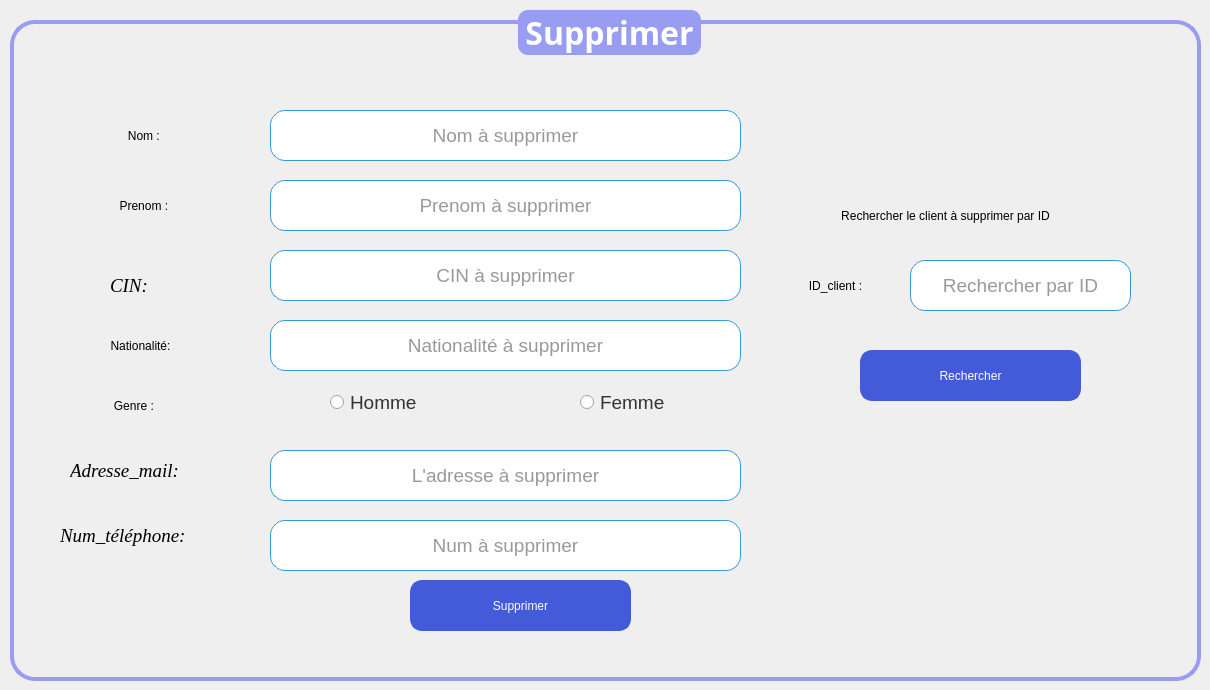
    <widget class="QWidget" name="supprimer">
     <attribute name="title">
      <string>Supprimer</string>
     </attribute>
     <widget class="QGroupBox" name="groupBox_7">
      <property name="geometry">
       <rect>
        <x>10</x>
        <y>10</y>
        <width>1191</width>
        <height>671</height>
       </rect>
      </property>
      <property name="font">
       <font>
        <family>Trebuchet MS</family>
        <pointsize>24</pointsize>
        <bold>true</bold>
       </font>
      </property>
      <property name="styleSheet">
       <string notr="true">/* Style de base pour la QGroupBox */
QGroupBox {
    border: 4px solid #999DF2; /* Bordure de la même couleur que le fond du titre */
    border-radius: 25px; /* Coins arrondis */
    margin-top: 10px; /* Marge en haut */
}

/* Style du titre de la QGroupBox */
QGroupBox::title {
    subcontrol-origin: margin;
    subcontrol-position: top center;
    padding: 0 3px;
    background-color: #999DF2; /* Fond remplacé par #999DF2 */
    color: #ffffff; /* Texte blanc pour le titre */
    border-radius: 10px; /* Coins arrondis du titre */
}

/* Style des QLabel à l'intérieur de la QGroupBox */
QLabel {
    color: #000000; /* Couleur du texte */
}

/* Style des QRadioButton à l'intérieur de la QGroupBox */
QRadioButton {
    color: #333333; /* Couleur du texte */
}

/* Style des QComboBox à l'intérieur de la QGroupBox */
QComboBox {
    background-color: #ffffff; /* Fond blanc */
    color: #333333; /* Couleur du texte */
    border: 1px solid #3498db; /* Bordure bleue */
    border-radius: 3px; /* Coins arrondis */
    padding: 2px; /* Espacement interne */
}

/* Style des QLineEdit à l'intérieur de la QGroupBox */
QLineEdit {
    background-color: #ffffff; /* Fond blanc */
    color: #333333; /* Couleur du texte */
    border: 1px solid #3498db; /* Bordure bleue */
    border-radius: 3px; /* Coins arrondis */
    padding: 2px; /* Espacement interne */
}

/* Style des QSpinBox à l'intérieur de la QGroupBox */
QSpinBox {
    background-color: #ffffff; /* Fond blanc */
    color: #333333; /* Couleur du texte */
    border: 1px solid #3498db; /* Bordure bleue */
    border-radius: 3px; /* Coins arrondis */
    padding: 2px; /* Espacement interne */
}

/* Style général pour les widgets lorsqu'ils sont désactivés */
QWidget:disabled {
    background-color: #f0f0f0; /* Fond gris clair pour les widgets désactivés */
    color: #a0a0a0; /* Couleur du texte grise pour les widgets désactivés */
}</string>
      </property>
      <property name="title">
       <string>Supprimer</string>
      </property>
      <property name="alignment">
       <set>Qt::AlignmentFlag::AlignCenter</set>
      </property>
      <widget class="QLabel" name="label_41">
       <property name="geometry">
        <rect>
         <x>70</x>
         <y>110</y>
         <width>131</width>
         <height>31</height>
        </rect>
       </property>
       <property name="styleSheet">
        <string notr="true">font: italic 14pt &quot;Times New Roman&quot;;
border-radius :15px</string>
       </property>
       <property name="text">
        <string>Nom : </string>
       </property>
       <property name="alignment">
        <set>Qt::AlignmentFlag::AlignCenter</set>
       </property>
      </widget>
      <widget class="QLabel" name="label_42">
       <property name="geometry">
        <rect>
         <x>70</x>
         <y>180</y>
         <width>131</width>
         <height>31</height>
        </rect>
       </property>
       <property name="styleSheet">
        <string notr="true">font: italic 14pt &quot;Times New Roman&quot;;
border-radius :15px</string>
       </property>
       <property name="text">
        <string>Prenom : </string>
       </property>
       <property name="alignment">
        <set>Qt::AlignmentFlag::AlignCenter</set>
       </property>
      </widget>
      <widget class="QLabel" name="label_43">
       <property name="geometry">
        <rect>
         <x>30</x>
         <y>320</y>
         <width>201</width>
         <height>31</height>
        </rect>
       </property>
       <property name="styleSheet">
        <string notr="true">font: italic 14pt &quot;Times New Roman&quot;;
border-radius :15px</string>
       </property>
       <property name="text">
        <string>Nationalité:</string>
       </property>
       <property name="alignment">
        <set>Qt::AlignmentFlag::AlignCenter</set>
       </property>
      </widget>
      <widget class="QLabel" name="label_45">
       <property name="geometry">
        <rect>
         <x>60</x>
         <y>380</y>
         <width>131</width>
         <height>31</height>
        </rect>
       </property>
       <property name="styleSheet">
        <string notr="true">font: italic 14pt &quot;Times New Roman&quot;;
border-radius :15px</string>
       </property>
       <property name="text">
        <string>Genre : </string>
       </property>
       <property name="alignment">
        <set>Qt::AlignmentFlag::AlignCenter</set>
       </property>
      </widget>
      <widget class="QLineEdit" name="lineedit_nom_supp">
       <property name="geometry">
        <rect>
         <x>260</x>
         <y>100</y>
         <width>471</width>
         <height>51</height>
        </rect>
       </property>
       <property name="font">
        <font>
         <pointsize>14</pointsize>
        </font>
       </property>
       <property name="styleSheet">
        <string notr="true">border-radius :15px</string>
       </property>
       <property name="alignment">
        <set>Qt::AlignmentFlag::AlignCenter</set>
       </property>
       <property name="readOnly">
        <bool>false</bool>
       </property>
       <property name="placeholderText">
        <string>Nom à supprimer</string>
       </property>
      </widget>
      <widget class="QLineEdit" name="lineedit_prenom_supp">
       <property name="geometry">
        <rect>
         <x>260</x>
         <y>170</y>
         <width>471</width>
         <height>51</height>
        </rect>
       </property>
       <property name="font">
        <font>
         <pointsize>14</pointsize>
        </font>
       </property>
       <property name="styleSheet">
        <string notr="true">border-radius :15px</string>
       </property>
       <property name="alignment">
        <set>Qt::AlignmentFlag::AlignCenter</set>
       </property>
       <property name="readOnly">
        <bool>false</bool>
       </property>
       <property name="placeholderText">
        <string>Prenom à supprimer</string>
       </property>
      </widget>
      <widget class="QPushButton" name="pushButton_supprimer">
       <property name="geometry">
        <rect>
         <x>400</x>
         <y>570</y>
         <width>221</width>
         <height>51</height>
        </rect>
       </property>
       <property name="styleSheet">
        <string notr="true">/* Style de base pour le QPushButton */
QPushButton {
    background-color: #435AD9;  /* Bleu vif pour un look frais et moderne */
    color: #ffffff;              /* Texte blanc */
    border: 3px solid #435AD9;  /* Bordure de la même couleur que le fond */
    border-radius: 12px;        /* Coins arrondis */
    padding: 8px 12px;          /* Espacement interne */
    font: 75 18pt &quot;Times New Roman&quot;; /* Police en gras */
}

/* Style du QPushButton lorsqu'il est survolé */
QPushButton:hover {
    background-color: #5f7cd8;   /* Bleu plus clair au survol */
    border: 3px solid #5f7cd8;   /* Bordure de la même couleur que le fond survolé */
}

/* Style du QPushButton lorsqu'il est pressé (clic) */
QPushButton:pressed {
    background-color: #3b4fbf;   /* Bleu foncé au clic */
    border: 3px solid #3b4fbf;   /* Bordure de la même couleur que le fond pressé */
}

/* Style du QPushButton lorsqu'il est en focus (tabulation) */
QPushButton:focus {
    outline: none;               /* Supprimer le contour par défaut */
    border: 2px solid #2e8a56;  /* Bordure plus foncée lorsqu'en focus */
}

/* Style du QPushButton lorsqu'il est désactivé */
QPushButton:disabled {
    background-color: #b0b0b0;   /* Fond gris clair pour les boutons désactivés */
    color: #707070;              /* Couleur du texte grise pour les boutons désactivés */
    border: 2px solid #b0b0b0;   /* Bordure grise pour les boutons désactivés */
}

/* Style général pour les widgets lorsqu'ils sont désactivés */
QWidget:disabled {
    background-color: #f0f0f0;   /* Fond gris clair pour les widgets désactivés */
    color: #a0a0a0;              /* Couleur du texte grise pour les widgets désactivés */
}
</string>
       </property>
       <property name="text">
        <string>Supprimer</string>
       </property>
      </widget>
      <widget class="QLineEdit" name="lineedit_id_rech">
       <property name="geometry">
        <rect>
         <x>900</x>
         <y>250</y>
         <width>221</width>
         <height>51</height>
        </rect>
       </property>
       <property name="font">
        <font>
         <pointsize>14</pointsize>
        </font>
       </property>
       <property name="styleSheet">
        <string notr="true">border-radius :15px</string>
       </property>
       <property name="alignment">
        <set>Qt::AlignmentFlag::AlignCenter</set>
       </property>
       <property name="placeholderText">
        <string>Rechercher par ID</string>
       </property>
      </widget>
      <widget class="QLabel" name="label_48">
       <property name="geometry">
        <rect>
         <x>770</x>
         <y>260</y>
         <width>111</width>
         <height>31</height>
        </rect>
       </property>
       <property name="styleSheet">
        <string notr="true">font: italic 14pt &quot;Times New Roman&quot;;
border-radius :15px</string>
       </property>
       <property name="text">
        <string>ID_client :</string>
       </property>
       <property name="alignment">
        <set>Qt::AlignmentFlag::AlignCenter</set>
       </property>
      </widget>
      <widget class="QLabel" name="label_49">
       <property name="geometry">
        <rect>
         <x>740</x>
         <y>190</y>
         <width>391</width>
         <height>31</height>
        </rect>
       </property>
       <property name="styleSheet">
        <string notr="true">font: italic 14pt &quot;Times New Roman&quot;;
border-radius :15px</string>
       </property>
       <property name="text">
        <string>Rechercher le client à supprimer par ID</string>
       </property>
       <property name="alignment">
        <set>Qt::AlignmentFlag::AlignCenter</set>
       </property>
      </widget>
      <widget class="QPushButton" name="pushButton_rechercher">
       <property name="geometry">
        <rect>
         <x>850</x>
         <y>340</y>
         <width>221</width>
         <height>51</height>
        </rect>
       </property>
       <property name="styleSheet">
        <string notr="true">/* Style de base pour le QPushButton */
QPushButton {
    background-color: #435AD9;  /* Bleu vif pour un look frais et moderne */
    color: #ffffff;              /* Texte blanc */
    border: 3px solid #435AD9;  /* Bordure de la même couleur que le fond */
    border-radius: 12px;        /* Coins arrondis */
    padding: 8px 12px;          /* Espacement interne */
    font: 75 18pt &quot;Times New Roman&quot;; /* Police en gras */
}

/* Style du QPushButton lorsqu'il est survolé */
QPushButton:hover {
    background-color: #5f7cd8;   /* Bleu plus clair au survol */
    border: 3px solid #5f7cd8;   /* Bordure de la même couleur que le fond survolé */
}

/* Style du QPushButton lorsqu'il est pressé (clic) */
QPushButton:pressed {
    background-color: #3b4fbf;   /* Bleu foncé au clic */
    border: 3px solid #3b4fbf;   /* Bordure de la même couleur que le fond pressé */
}

/* Style du QPushButton lorsqu'il est en focus (tabulation) */
QPushButton:focus {
    outline: none;               /* Supprimer le contour par défaut */
    border: 2px solid #2e8a56;  /* Bordure plus foncée lorsqu'en focus */
}

/* Style du QPushButton lorsqu'il est désactivé */
QPushButton:disabled {
    background-color: #b0b0b0;   /* Fond gris clair pour les boutons désactivés */
    color: #707070;              /* Couleur du texte grise pour les boutons désactivés */
    border: 2px solid #b0b0b0;   /* Bordure grise pour les boutons désactivés */
}

/* Style général pour les widgets lorsqu'ils sont désactivés */
QWidget:disabled {
    background-color: #f0f0f0;   /* Fond gris clair pour les widgets désactivés */
    color: #a0a0a0;              /* Couleur du texte grise pour les widgets désactivés */
}
</string>
       </property>
       <property name="text">
        <string>Rechercher</string>
       </property>
      </widget>
      <widget class="QLineEdit" name="lineedit_nationalite_supp">
       <property name="geometry">
        <rect>
         <x>260</x>
         <y>310</y>
         <width>471</width>
         <height>51</height>
        </rect>
       </property>
       <property name="font">
        <font>
         <pointsize>14</pointsize>
        </font>
       </property>
       <property name="styleSheet">
        <string notr="true">border-radius :15px</string>
       </property>
       <property name="alignment">
        <set>Qt::AlignmentFlag::AlignCenter</set>
       </property>
       <property name="readOnly">
        <bool>false</bool>
       </property>
       <property name="placeholderText">
        <string>Nationalité à supprimer</string>
       </property>
      </widget>
      <widget class="QLabel" name="label_24">
       <property name="geometry">
        <rect>
         <x>60</x>
         <y>440</y>
         <width>151</width>
         <height>41</height>
        </rect>
       </property>
       <property name="font">
        <font>
         <family>Times New Roman</family>
         <pointsize>14</pointsize>
         <italic>true</italic>
        </font>
       </property>
       <property name="text">
        <string>Adresse_mail:</string>
       </property>
      </widget>
      <widget class="QLabel" name="label_25">
       <property name="geometry">
        <rect>
         <x>50</x>
         <y>510</y>
         <width>171</width>
         <height>31</height>
        </rect>
       </property>
       <property name="font">
        <font>
         <family>Times New Roman</family>
         <pointsize>14</pointsize>
         <italic>true</italic>
        </font>
       </property>
       <property name="text">
        <string>Num_téléphone:</string>
       </property>
      </widget>
      <widget class="QLineEdit" name="lineedit_adresse_supp">
       <property name="geometry">
        <rect>
         <x>260</x>
         <y>440</y>
         <width>471</width>
         <height>51</height>
        </rect>
       </property>
       <property name="font">
        <font>
         <pointsize>14</pointsize>
        </font>
       </property>
       <property name="styleSheet">
        <string notr="true">border-radius :15px</string>
       </property>
       <property name="alignment">
        <set>Qt::AlignmentFlag::AlignCenter</set>
       </property>
       <property name="placeholderText">
        <string>L'adresse à supprimer</string>
       </property>
      </widget>
      <widget class="QLineEdit" name="lineedit_tel_supp">
       <property name="geometry">
        <rect>
         <x>260</x>
         <y>510</y>
         <width>471</width>
         <height>51</height>
        </rect>
       </property>
       <property name="font">
        <font>
         <pointsize>14</pointsize>
        </font>
       </property>
       <property name="styleSheet">
        <string notr="true">border-radius :15px</string>
       </property>
       <property name="alignment">
        <set>Qt::AlignmentFlag::AlignCenter</set>
       </property>
       <property name="placeholderText">
        <string>Num à supprimer</string>
       </property>
      </widget>
      <widget class="QRadioButton" name="radioButton_homme_supp">
       <property name="geometry">
        <rect>
         <x>320</x>
         <y>380</y>
         <width>110</width>
         <height>24</height>
        </rect>
       </property>
       <property name="font">
        <font>
         <pointsize>14</pointsize>
        </font>
       </property>
       <property name="text">
        <string>Homme</string>
       </property>
      </widget>
      <widget class="QRadioButton" name="radioButton_femme_supp">
       <property name="geometry">
        <rect>
         <x>570</x>
         <y>380</y>
         <width>110</width>
         <height>24</height>
        </rect>
       </property>
       <property name="font">
        <font>
         <pointsize>14</pointsize>
        </font>
       </property>
       <property name="text">
        <string>Femme</string>
       </property>
      </widget>
      <widget class="QLineEdit" name="lineedit_cin_supp">
       <property name="geometry">
        <rect>
         <x>260</x>
         <y>240</y>
         <width>471</width>
         <height>51</height>
        </rect>
       </property>
       <property name="font">
        <font>
         <pointsize>14</pointsize>
        </font>
       </property>
       <property name="styleSheet">
        <string notr="true">border-radius :15px</string>
       </property>
       <property name="alignment">
        <set>Qt::AlignmentFlag::AlignCenter</set>
       </property>
       <property name="placeholderText">
        <string>CIN à supprimer</string>
       </property>
      </widget>
      <widget class="QLabel" name="label_27">
       <property name="geometry">
        <rect>
         <x>100</x>
         <y>260</y>
         <width>141</width>
         <height>31</height>
        </rect>
       </property>
       <property name="font">
        <font>
         <family>Times New Roman</family>
         <pointsize>14</pointsize>
         <italic>true</italic>
        </font>
       </property>
       <property name="text">
        <string>CIN:</string>
       </property>
      </widget>
     </widget>
    </widget>
